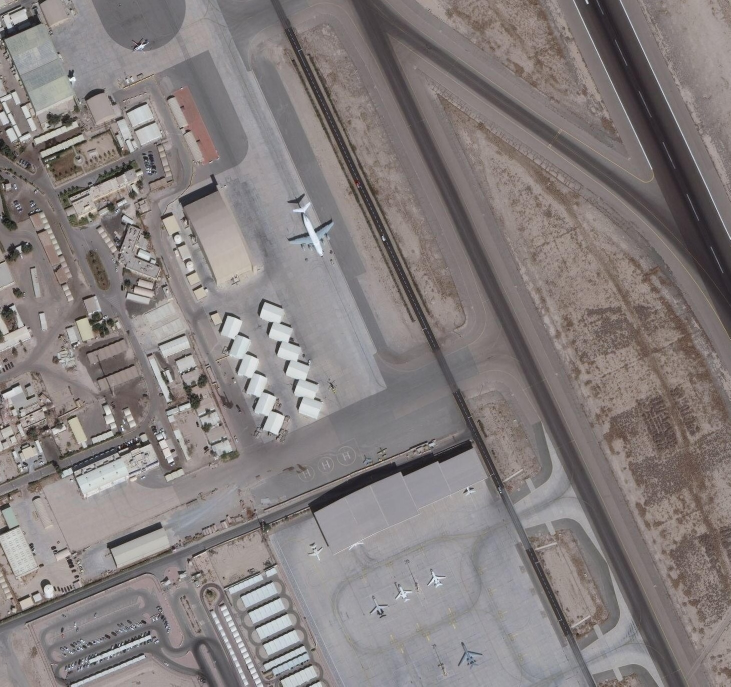
#> input picture utils/test_image.jpg, 1461 x 1373 px (shown at 1/2 size)
$ python -i coords_calc.py   (imports and definitions only)
#> lines starting #> are read from the running program, lines starting #| are printed output that depends on the picture
from collections import namedtuple
from PIL import Image

import cv2
import os

Coords = namedtuple('Coords', ['latitude', 'longitude'])
CNN_coords = namedtuple('CNN_coords', ['class_name', 'prob', 'upper_left_coords', 'bottom_right_coords'])


# [30 lines left out: functions load_coords, find_coords_file, not called in this run]


def get_ext(file_name):
    return file_name.split('.')[-1]


# [12 lines of commented-out code are left out]


# [41 lines left out: functions load_coords_map, get_lat_lon_min_max_coords, get_n_s_w_e, conver_grad_min_sec_to_text, not called in this run]


def add_grid(image_file_name, save_name, num_of_grid_cells=None, dat_file_name=None,
             font=cv2.FONT_HERSHEY_COMPLEX,
             fontScale=None,
             fontColor=(0, 255, 255),
             thickness=None,
             lineType=2,
             grid_color=(0, 0, 0)):
#> called with image_file_name = 'test_image.jpg', save_name = 'out.png', font = 3, fontColor = (0, 255, 255), lineType = 2, grid_color = (0, 0, 0)
    img = cv2.imread(image_file_name)
#> img is the input picture: shape (1373, 1461, 3); mean B, G, R 125.2, 125.8, 132.5

    shape = img.shape
#> shape = (1373, 1461, 3)
    if not fontScale:
        fontScale = min(shape[0], shape[1]) / 1900
#> fontScale = 0.723

    if not thickness:
        thickness = int(min(shape[0], shape[1]) / 1900) + 1
#> thickness = 1

    if not num_of_grid_cells:
        num_of_grid_cells = 8

    delta = int(max(shape) / num_of_grid_cells)
#> delta = 182

    dx, dy = delta, delta
#> dx = 182; dy = 182

    img[:, ::dy, :] = grid_color
    img[::dx, :, :] = grid_color
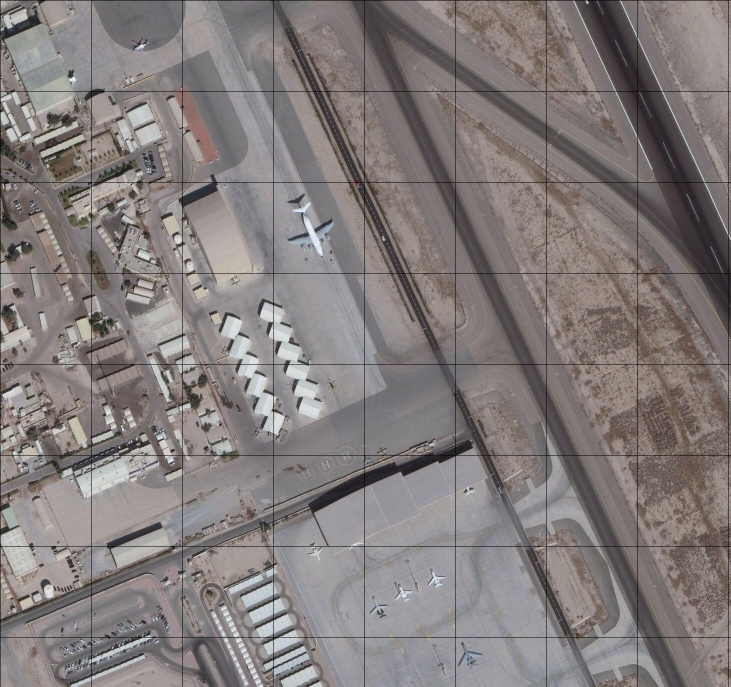
#> img: shape (1373, 1461, 3) (shown at 1/2 size); mean B, G, R 123.7, 124.3, 130.9

    if shape[0] > 3000:
        img[:, ::dy + 1, :] = grid_color
        img[::dx + 1, :, :] = grid_color

    if shape[0] > 8000:
        img[:, ::dy + 2, :] = grid_color
        img[::dx + 2, :, :] = grid_color

    if dat_file_name:

        coords = load_coords(dat_file_name)

        min_max = get_lat_lon_min_max_coords(coords)
        lon_start = min_max[2]
        lon_finish = min_max[3]
        delta_lon = lon_finish - lon_start
        ns = get_n_s_w_e(coords)
        grad_in_pix = delta_lon / shape[1]

        num_of_w_steps = int(shape[1] / dx)

        for st in range(num_of_w_steps + 1):
            # направление зависит от знака
            if ns[1] == 'E':
                next_lon = lon_start + grad_in_pix * delta * (st + 1)
                bottomLeftCornerOfText = [st * delta + 6, int(shape[0] / 2)]
            else:
                tail = int(shape[1] - num_of_w_steps * delta)
                start_w = shape[1] - tail

                if st == 0:
                    next_lon = lon_start + grad_in_pix * tail
                else:
                    next_lon = lon_start + grad_in_pix * delta * st
                bottomLeftCornerOfText = [start_w - st * delta + 6, int(shape[0] / 2)]

            lon_text = conver_grad_min_sec_to_text(convert_coords_to_grad_min_sec(next_lon), lat=False, e_w=ns[1])
            cv2.putText(img, lon_text,
                        bottomLeftCornerOfText,
                        font,
                        fontScale,
                        fontColor,
                        thickness,
                        lineType)

            lat_start = min_max[0]
            lat_finish = min_max[1]
            delta_lat = lat_finish - lat_start
            grad_in_pix = delta_lat / shape[0]

            num_of_h_steps = int(shape[0] / dy)
            tail = int(shape[0] - num_of_h_steps * delta)
            start_h = shape[0] - tail

            for st in range(num_of_h_steps + 1):
                if st == int(num_of_h_steps / 2):
                    continue

                if ns[0] == 'N':
                    if st == 0:
                        next_lat = lat_start + grad_in_pix * tail
                    else:
                        next_lat = lat_start + grad_in_pix * delta * st
                    bottomLeftCornerOfText = [int(shape[1] / 2) - 34, start_h - st * delta - 12]
                else:
                    next_lat = lat_start + grad_in_pix * delta * (st + 1)
                    bottomLeftCornerOfText = [int(shape[1] / 2) - 34, st * delta + 24]

                lat_text = conver_grad_min_sec_to_text(convert_coords_to_grad_min_sec(next_lat), lat=True, n_s=ns[0])
                cv2.putText(img, lat_text,
                            bottomLeftCornerOfText,
                            font,
                            fontScale,
                            fontColor,
                            thickness,
                            lineType)

    cv2.imwrite(save_name, img)
    cv2.waitKey(0)
    cv2.destroyAllWindows()


# [186 lines left out: functions convert_coords_to_grad_min_sec, convert_coco_to_coords, crop_from_coords, convert_yolo_to_coords, get_lrm, not called in this run]


# [4 lines not run here, left out]

>>> result = add_grid('test_image.jpg', 'out.png')

$ run again, on utils/tile_example_0.jpg
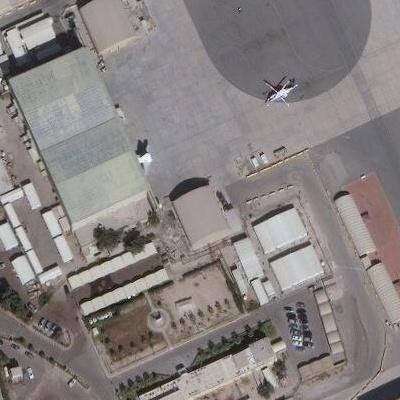
#> input picture utils/tile_example_0.jpg, 400 x 400 px
#> in add_grid, img is the input picture: shape (400, 400, 3); mean B, G, R 128.5, 130, 135.2
#> in add_grid, `img[::dx, :, :] = grid_color`:
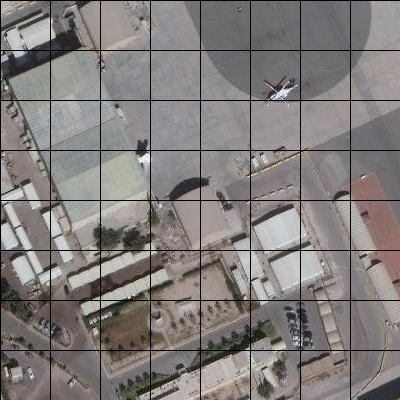
#> img: shape (400, 400, 3); mean B, G, R 123.5, 124.9, 129.9
